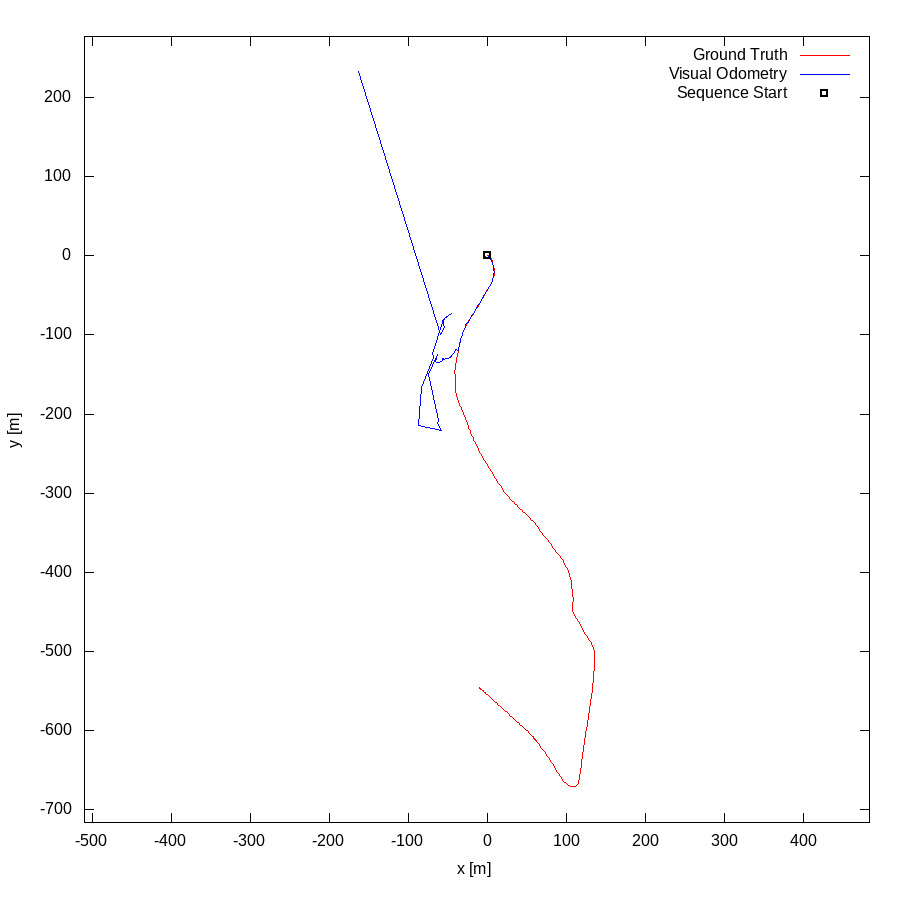

Write gnuplot code to recreate this figure.
set term postscript eps enhanced color
set output "10.eps"
set size ratio -1
set xrange [-510:483]
set yrange [-716:277]
set xlabel "x [m]"
set ylabel "y [m]"
plot "10.txt" using 1:2 lc rgb "#FF0000" title 'Ground Truth' w lines,"10.txt" using 3:4 lc rgb "#0000FF" title 'Visual Odometry' w lines,"< head -1 10.txt" using 1:2 lc rgb "#000000" pt 4 ps 1 lw 2 title 'Sequence Start' w points
